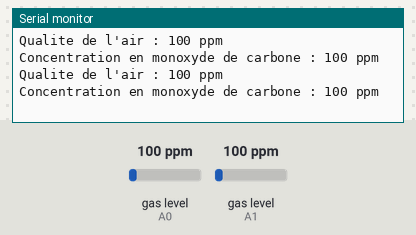
Recording of a sketch running on a simulated Arduino Uno, built with avr-gcc and run on an emulated ATmega328P. On the bench: the last lines printed to the serial monitor. The inputs (shaded band) are chosen by the test bench; at power-on: gas level (sensors on A0, A1) 100 ppm. No radio packets arrive unless stated.

Above: at 1.8 s.
1.9 s: gas level (sensor on A0) set to 20 ppm
At 2.9 s:
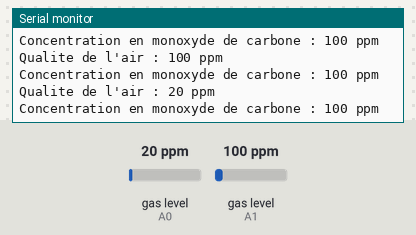
3.4 s: gas level (sensor on A1) set to 20 ppm
At 4.7 s:
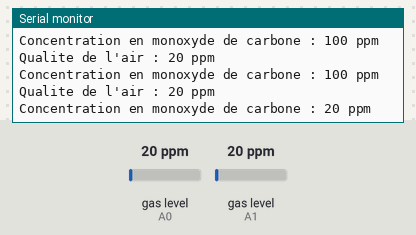
4.9 s: gas level (sensor on A0) set to 250 ppm
At 5.5 s:
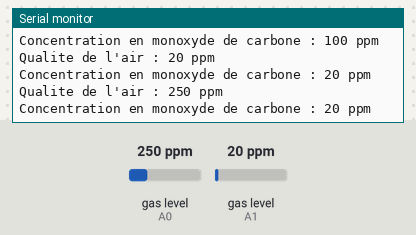
6.4 s: gas level (sensor on A1) set to 250 ppm
At 7.9 s:
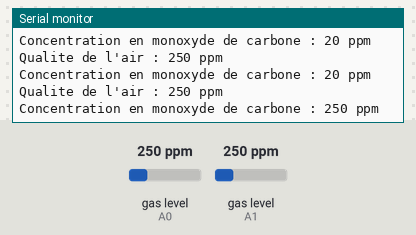
Timing chart, 0 to 8.9 s (numbered marks = the images above; inputs shaded):
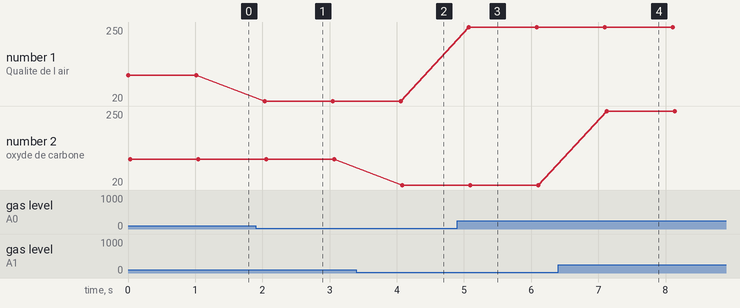

The sketch:

capteursBox.ino
```cpp
// INCLUDE
//#include "screen.h"
#include "capteurAirQuality.h"
#include "capteurCO.h"
#include <SPI.h>
#include <nRF24L01.h>
#include <RF24.h>


// DEFINE
#define CE 7
#define CSN 8
#define TUNNEL "PIPE1"


// INITIALISATION DES VARIABLES
RF24 radio(CE, CSN);
const byte address[6] = TUNNEL;
struct dataPackage {
  int boxID = 1;
  int valueAirQuality;
  int valueCO;
};
dataPackage data;


// CODE PRINCIPAL
void setup() {
  // Initialisation de la liaison série
  Serial.begin(9600);

  // Initialisation de l'émetteur
  radio.begin();
  radio.openWritingPipe(address);
  radio.setChannel(100);
  radio.setPALevel(RF24_PA_MIN);
  radio.stopListening();
}


void loop() {
  // Récupération des valeurs
  data.valueAirQuality = dataAirQuality();
  data.valueCO = dataCO();

  // Envoie des données
  radio.write(&data, sizeof(dataPackage));

  // Pause de 1 seconde
  delay(1000);
}
```

capteurAirQuality.h
```cpp
// INCLUDE
#include <MQ7.h>


// DEFINE
#define AN A0


// INITIALISATION DES VARIABLES
MQ7 capteurAirQuality(AN,5.0);
int airQuality;


// CODE PRINCIPAL
int dataAirQuality() {
  // Récupération de la donnée
  airQuality = capteurAirQuality.getPPM();

  // Affichage de la valeur de la qualité de l'air sur la console
  Serial.print("Qualite de l'air : ");
  Serial.print(airQuality);
  Serial.println(" ppm");

  return airQuality;
}
```

capteurCO.h
```cpp
// INCLUDE
#include <MQ7.h>


// DEFINE
#define AN A1


// INITIALISATION DES VARIABLES
MQ7 capteurCO(AN,5.0);
int CO;


// CODE PRINCIPAL
int dataCO() {
  // Récupération de la donnée
  CO = capteurCO.getPPM();

  // Affichage de la valeur de CO sur la console
  Serial.print("Concentration en monoxyde de carbone : ");
  Serial.print(CO);
  Serial.println(" ppm");

  return CO;
}
```

Measured:
- after the input at 1.9 s, the serial monitor: prints a new line after 0.13 s (image 1)
- after the input at 3.4 s, the serial monitor: prints a new line after 0.68 s (image 2)
- after the input at 4.9 s, the serial monitor: prints a new line after 0.17 s (image 3)
- after the input at 6.4 s, the serial monitor: prints a new line after 0.72 s (image 4)
- plotted number 1: 100 → 20 after the input at 1.9 s, 20 → 250 after the input at 4.9 s
